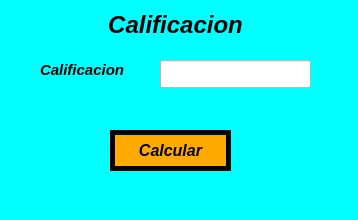
<?xml version="1.0" encoding="UTF-8"?>
<ui version="4.0">
 <class>MainWindow</class>
 <widget class="QMainWindow" name="MainWindow">
  <property name="geometry">
   <rect>
    <x>0</x>
    <y>0</y>
    <width>358</width>
    <height>220</height>
   </rect>
  </property>
  <property name="windowTitle">
   <string>MainWindow</string>
  </property>
  <property name="styleSheet">
   <string notr="true">background-color: rgb(0, 255, 255);</string>
  </property>
  <widget class="QWidget" name="centralwidget">
   <widget class="QPushButton" name="btnCalcular">
    <property name="geometry">
     <rect>
      <x>110</x>
      <y>130</y>
      <width>121</width>
      <height>41</height>
     </rect>
    </property>
    <property name="font">
     <font>
      <pointsize>12</pointsize>
      <weight>75</weight>
      <italic>true</italic>
      <bold>true</bold>
     </font>
    </property>
    <property name="styleSheet">
     <string notr="true">background-color:rgb(255, 170, 0);
border: 5px solid black;
border-radius: 55px;
color:rgb(0, 0, 0)</string>
    </property>
    <property name="text">
     <string>Calcular</string>
    </property>
   </widget>
   <widget class="QLineEdit" name="txtCalif">
    <property name="geometry">
     <rect>
      <x>160</x>
      <y>60</y>
      <width>151</width>
      <height>28</height>
     </rect>
    </property>
    <property name="styleSheet">
     <string notr="true">background-color: rgb(255, 255, 255);</string>
    </property>
   </widget>
   <widget class="QLabel" name="label_3">
    <property name="geometry">
     <rect>
      <x>40</x>
      <y>60</y>
      <width>101</width>
      <height>20</height>
     </rect>
    </property>
    <property name="text">
     <string>&lt;html&gt;&lt;head/&gt;&lt;body&gt;&lt;p&gt;&lt;span style=&quot; font-size:11pt; font-weight:600; font-style:italic;&quot;&gt;Calificacion&lt;/span&gt;&lt;/p&gt;&lt;/body&gt;&lt;/html&gt;</string>
    </property>
   </widget>
   <widget class="QLabel" name="label_5">
    <property name="geometry">
     <rect>
      <x>100</x>
      <y>10</y>
      <width>151</width>
      <height>31</height>
     </rect>
    </property>
    <property name="text">
     <string>&lt;html&gt;&lt;head/&gt;&lt;body&gt;&lt;p align=&quot;center&quot;&gt;&lt;span style=&quot; font-size:18pt; font-weight:600; font-style:italic;&quot;&gt;Calificacion&lt;/span&gt;&lt;/p&gt;&lt;/body&gt;&lt;/html&gt;</string>
    </property>
   </widget>
  </widget>
  <widget class="QMenuBar" name="menubar">
   <property name="geometry">
    <rect>
     <x>0</x>
     <y>0</y>
     <width>358</width>
     <height>21</height>
    </rect>
   </property>
  </widget>
  <widget class="QStatusBar" name="statusbar"/>
 </widget>
 <resources/>
 <connections/>
</ui>
